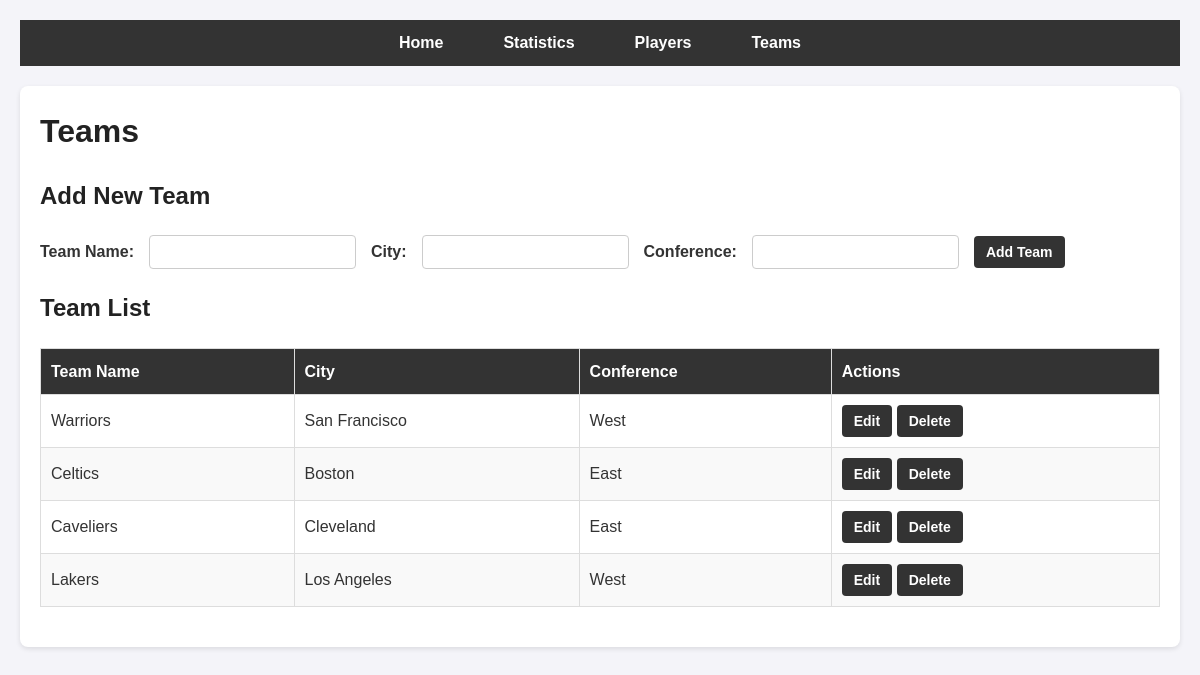
The app's page /teams, older data.
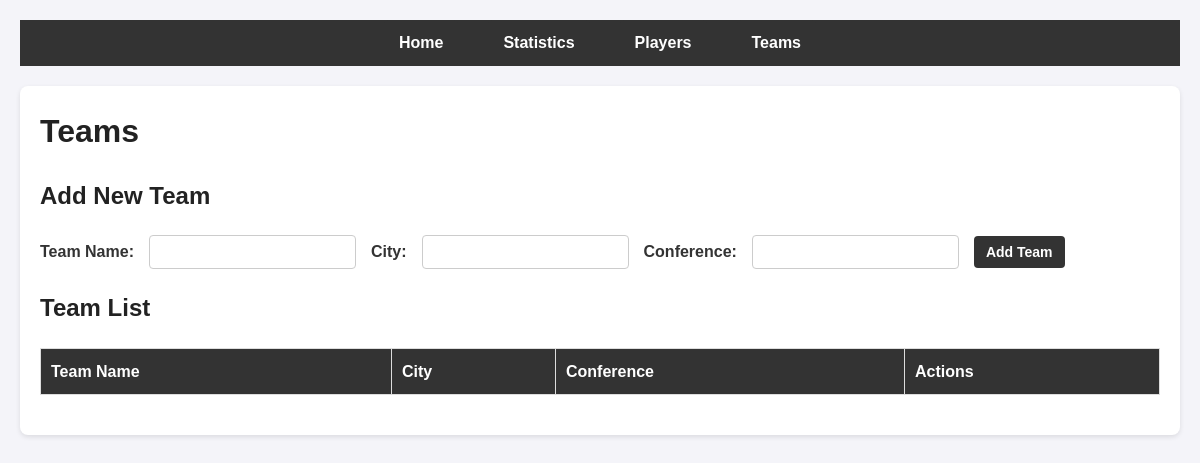
The same page, newer data.
### app.py (models this page shows)
class Team(db.Model):
    team_name = db.Column(db.String(50), primary_key=True)
    city = db.Column(db.String(20), nullable=False)
    conference = db.Column(db.String(20), nullable=False)

### app.py (the view, shortened to what this page needs)
@app.route('/teams', methods=['GET', 'POST'])
def teams():
    teams = Team.query.all()
    return render_template('teams.html', teams=teams)

### templates/teams.html (shortened to what this page needs)
<!DOCTYPE html>
<html lang="en">
  <head>
    <link
      rel="stylesheet"
      href="{{ url_for('static', filename='css/styles.css') }}"
    />
  </head>
  <body>
    <header>
      <nav>
        <ul>
          <li><a href="/">Home</a></li>
          <li><a href="/statistics">Statistics</a></li>
          <li><a href="/players">Players</a></li>
          <li><a href="/teams">Teams</a></li>
        </ul>
      </nav>
    </header>
    <main>
      <h1>Teams</h1>
      <section id="add-team">
        <h2>Add New Team</h2>
        <form action="{{ url_for('teams') }}" method="post">
          <label for="team_name">Team Name:</label>
          <input type="text" id="team_name" name="team_name" required />
          <label for="city">City:</label>
          <input type="text" id="city" name="city" required />
          <label for="conference">Conference:</label>
          <input type="text" id="conference" name="conference" required />
          <button type="submit">Add Team</button>
        </form>
      </section>
      <section id="team-list">
        <h2>Team List</h2>
        <table>
          <thead>
            <tr>
              <th>Team Name</th>
              <th>City</th>
              <th>Conference</th>
              <th>Actions</th>
            </tr>
          </thead>
          <tbody>
            {% for team in teams %}
            <tr>
              <td>{{ team.team_name }}</td>
              <td>{{ team.city }}</td>
              <td>{{ team.conference }}</td>
              <td>
                <form
                  action="{{ url_for('edit_team', team_name=team.team_name) }}"
                  method="get"
                  style="display: inline"
                >
                  <button type="submit">Edit</button>
                </form>
                <form
                  action="{{ url_for('delete_team', team_name=team.team_name) }}"
                  method="post"
                  style="display: inline"
                >
                  <button
                    type="submit"
                    onclick="return confirm('Are you sure you want to delete this team?');"
                  >
                    Delete
                  </button>
                </form>
              </td>
            </tr>
            {% endfor %}
          </tbody>
        </table>
      </section>
    </main>
  </body>
</html>

### static/css/styles.css (style rules this page uses)
body, h1, h2, p, table, form, ul, li { margin: 0; padding: 0; box-sizing: border-box; }
body { font-family: Arial, sans-serif; line-height: 1.6; background-color: #f4f4f9; color: #333; margin: 20px; }
nav ul { list-style-type: none; margin: 0; padding: 0; display: flex; justify-content: center; background-color: #333; }
nav ul li { margin: 0 15px; }
nav ul li a { color: white; text-decoration: none; font-weight: bold; padding: 10px 15px; display: inline-block; }
main { margin: 20px auto; max-width: 1200px; padding: 20px; background: white; border-radius: 8px; box-shadow: 0 2px 5px rgba(0, 0, 0, 0.1); }
h1, h2 { margin-bottom: 20px; color: #222; }
form { margin-bottom: 20px; display: flex; flex-wrap: wrap; gap: 15px; align-items: center; }
form label { font-weight: bold; }
form select, form input, form button { padding: 8px 12px; font-size: 14px; border: 1px solid #ccc; border-radius: 4px; }
form button { background-color: #333; color: white; border: none; cursor: pointer; font-weight: bold; }
table { width: 100%; border-collapse: collapse; margin-bottom: 20px; }
table th, table td { border: 1px solid #ddd; padding: 10px; text-align: left; }
table th { background-color: #333; color: white; font-weight: bold; }
button, a { text-decoration: none; color: white; background-color: #333; padding: 8px 12px; border: none; border-radius: 4px; font-weight: bold; display: inline-block; cursor: pointer; text-align: center; }

Row changes from the older to the newer data that the page shows:
removed Team: team_name "Warriors", city "San Francisco", conference "West"
removed Team: team_name "Celtics", city "Boston", conference "East"
removed Team: team_name "Caveliers", city "Cleveland", conference "East"
removed Team: team_name "Lakers", city "Los Angeles", conference "West"
